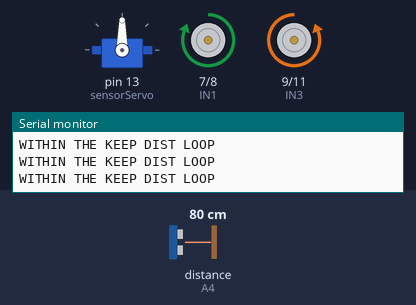
Bench run of a sketch on a simulated Arduino Uno, built with avr-gcc and run on an emulated ATmega328P. Parts: servo, motor-driver pin pairs drawn as motors (green arrow = first pin HIGH = forward, orange = second pin HIGH = backward, longer = more drive, scaled by the enable pin), the last lines printed to the serial monitor. Wiring (inferred from the names in the program): ultrasonic range finder: trigger A5; echo A4. Inputs (shaded band) come from the test bench; at power-on: distance to the obstacle (sensor on A4) 80 cm. The echo pulse lasts 58.3 µs per cm.

Above: at 1.28 s.
1.3 s: distance to the obstacle (sensor on A4) set to 117 cm
4.3 s: distance to the obstacle (sensor on A4) set to 123 cm
At 5.5 s:
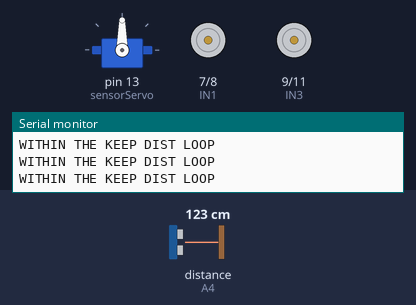
7.3 s: distance to the obstacle (sensor on A4) set to 127 cm
At 8.1 s:
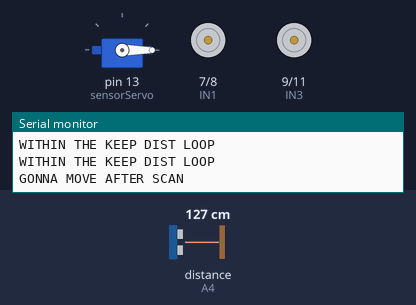
10.3 s: distance to the obstacle (sensor on A4) set to 2 cm
At 11.04 s:
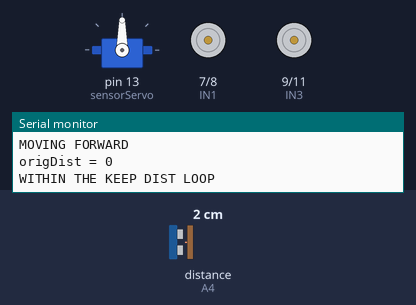
13.3 s: distance to the obstacle (sensor on A4) set to 19 cm
16.3 s: distance to the obstacle (sensor on A4) set to 22 cm
At 16.8 s:
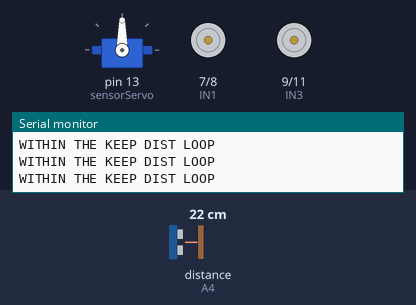
Timing chart, 0 to 19.3 s (numbered marks = the images above; inputs shaded):
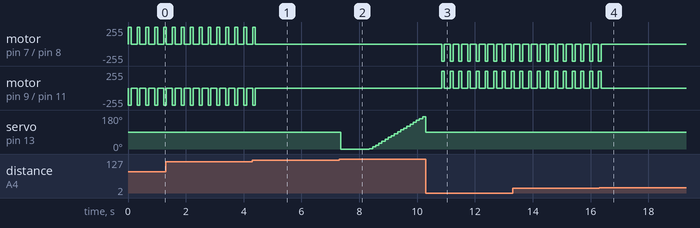

The sketch:

cosmo_companion.ino
```cpp
#include "movement.h"
#include <Wire.h>
#include <Servo.h>

#define HC_SR04_I2C_ADDR 0x57
#define LCD_I2C_ADDR 0x27
#define ENA 5
#define ENB 6
#define IN1 7
#define IN2 8
#define IN3 9
#define IN4 11
#define PWM_MAX 255
#define PWM_MIN 0
#define SERVO_MIN 0
#define SERVO_MAX 180
#define TARGET_DIST_IN 12
#define TARGET_DIST_BW_MAX 8
#define TARGET_DIST_FW_MIN 16
#define TARGET_DIST_FW_MAX 48

static const int trig = A5, echo = A4;

Servo sensorServo;
Servo farmerServo;

static int origDist = 0, newDist = 0, closestDist = 1000;
static int closestServoPos = 90;

void drawSquare(){
  stopMovement(500);
  setSpeed(PWM_MAX);

  for (int ii = 0; ii < 4; ++ii){
    moveForward(1000);
    stopMovement(500);
    turnLeft90();
    stopMovement(500);
  }
}

void farm(){
  stopMovement(500);
  setSpeed(PWM_MAX);

  moveForward(1000);
  stopMovement(500);

  farmerServo.write(0);
  delay(500);
  turnRight90();
  stopMovement(500);

  moveForward(300);
  stopMovement(500);

  farmerServo.write(180);
  delay(500);
  turnLeft90();
  stopMovement(500);

  moveBackward(1000);
  stopMovement(500);

  farmerServo.write(0);
  delay(500);
  turnRight90();
  stopMovement(500);

  moveForward(300);
  stopMovement(500);

  farmerServo.write(180);
  delay(500);
  turnLeft90();
  stopMovement(500);

  moveForward(1000);
  stopMovement(500);

  farmerServo.write(0);
  delay(500);
  turnRight90();
  stopMovement(500);

  moveForward(300);
  stopMovement(500);

  farmerServo.write(180);
  delay(500);
  turnLeft90();
  stopMovement(500);

  moveBackward(1000);
  stopMovement(500);

  farmerServo.write(90);
  delay(500);
  turnLeft90();
  stopMovement(500);

  moveForward(900);
  stopMovement(500);

  turnRight90();
  stopMovement(500);
}

// Ultrasonic distance measurement Sub function
int getDistance() {
  digitalWrite(trig, LOW);
  delayMicroseconds(2);
  digitalWrite(trig, HIGH);
  delayMicroseconds(20);
  digitalWrite(trig, LOW);
  float Fdistance = pulseIn(echo, HIGH);
  //Fdistance= Fdistance / 58;    // in centimeters
  Fdistance = Fdistance / 148;    // in inches
  return (int)Fdistance;
}

int scanClosest(){
  // scan the area and find the closest point to 12 ft
  sensorServo.write(0); // move the servo all the way right
  delay(1000);          // wait for servo to get in position
  for (int ii = 1; ii <= 180; ii+=10){
    sensorServo.write(ii);  // move the sensor over 10 degrees
    delay(100);             // wait for sesor to get in position
    newDist = getDistance();// get the new distance the sensor sees
    //Serial.print("newDist = ");
    //Serial.println(newDist);
    // set the closest distance to the new distance if its lower (ensure close dist > 12in)
    if (newDist < closestDist) {
      closestServoPos = ii;   // save the closest to target angle of the servo
      closestDist = newDist;  // save the closest distance
      /* Serial.print("closestDist = ");
      Serial.print(closestDist);
      Serial.print(", closestServoPos = ");
      Serial.println(closestServoPos); */
    }
  }
  sensorServo.write(90);
  delay(500);
  Serial.print("closestDist = ");
  Serial.print(closestDist);
  Serial.print(", closestServoPos = ");
  Serial.println(closestServoPos);
}

void keepDistance(int origDist){
  if (origDist > TARGET_DIST_FW_MIN && origDist < TARGET_DIST_FW_MAX){
    moveForward(100);
    stopMovement(200);
  } else if (origDist < TARGET_DIST_BW_MAX) {
    moveBackward(100);
    stopMovement(200);
  }
}

void follow() {
  Serial.println("WITHIN FOLLOW");
  setSpeed(PWM_MAX);
  bool scanPerformed = false;

  Serial.println("MOVING FORWARD");
  //moveForward(100);// move forward indefinitely

  origDist = getDistance();
  Serial.print("origDist = ");
  Serial.println(origDist);

  while (origDist <= TARGET_DIST_FW_MAX){
    Serial.println("WITHIN THE KEEP DIST LOOP");
    keepDistance(origDist);
    origDist = getDistance();
    if (origDist > TARGET_DIST_FW_MAX) break;
  }

  // if our middle distance is above 2*12in = 24in
  if (origDist > TARGET_DIST_FW_MAX){
    Serial.println("GONNA MOVE AFTER SCAN");
    stopMovement();
    scanClosest();
    scanPerformed = true;
  }

  // we should move because we are too far
  if (scanPerformed){
    // turn right and move
    if (closestServoPos <= 90 && closestDist <= TARGET_DIST_FW_MAX){
      Serial.println("TURNING RIGHT");
      //turnRight(300);
      turnRight(340*(closestServoPos-90)/-90);
      stopMovement(500);
      //moveForward(400);
      //stopMovement(500);
    }
    /*
    // stay in the same direction and move
    else if (89 < closestServoPos && closestServoPos < 9){
      Serial.println("MOVING FORWARD");
      moveForward(400);
    }
    */
    // turn left and move
    else if (closestDist <= TARGET_DIST_FW_MAX){
      Serial.println("TURNING LEFT");
      //turnLeft(300);
      turnLeft(340*(closestServoPos-90)/90);
      stopMovement(500);
      //moveForward(400);
      //stopMovement(500);
    }

    else {
      // play speaker
      origDist = getDistance();
      while (origDist > TARGET_DIST_FW_MAX){
        Serial.println("STUCK NEED RESCUE");
        origDist = getDistance();
      }
    }
  }
}

void setup() {
  //Wire.begin();
  Serial.begin(9600);
  sensorServo.attach(3, 700, 2400);
  sensorServo.attach(13, 700, 2400);

  // MOTOR CONTROL
  pinMode(IN1, OUTPUT);
  pinMode(IN2, OUTPUT);
  pinMode(IN3, OUTPUT);
  pinMode(IN4, OUTPUT);
  pinMode(ENA, OUTPUT);
  pinMode(ENB, OUTPUT);
  analogWrite(ENA, PWM_MAX);
  analogWrite(ENB, PWM_MAX);

  // ULTRASONIC SENSOR
  pinMode(trig, OUTPUT); // output pin
  pinMode(echo, INPUT); // input pin

  // temp
  //pinMode(12, OUTPUT);
  //pinMode(13, OUTPUT);
}

void loop() {
  //drawSquare();
  //farm();
  follow();

/* analogWrite(trig, 0);
  delayMicroseconds(2);
  analogWrite(trig, 255);
  delayMicroseconds(10);
  long duration = pulseIn(echo, HIGH);
  Serial.print(duration);
  Serial.println();

  Wire.requestFrom(HC_SR04_I2C_ADDR, 2);
  while (Wire.available()){
    char x = Wire.read();
    Serial.print(x);
  } */

  // establish variables for duration of the ping, and the distance result
  // in inches and centimeters:
  //long duration, inches, cm;

  // The PING))) is triggered by a HIGH pulse of 2 or more microseconds.
  // Give a short LOW pulse beforehand to ensure a clean HIGH pulse:

/* analogWrite(trig, 0);
  delayMicroseconds(2);
  analogWrite(trig, 255);
  delayMicroseconds(10);
  analogWrite(trig, 0);

  // The same pin is used to read the signal from the PING))): a HIGH pulse
  // whose duration is the time (in microseconds) from the sending of the ping
  // to the reception of its echo off of an object.

  duration = pulseIn(echo , HIGH);

  // convert the time into a distance
  inches = microsecondsToInches(duration);
  cm = microsecondsToCentimeters(duration);

  Serial.print("Sensor1: ");
  Serial.print(inches);
  Serial.print("in, ");
  Serial.print(cm);
  Serial.print("cm");
  Serial.println();

  delay(100); */


  // temp
  //digitalWrite(12, HIGH);
  //digitalWrite(13, HIGH);

  delay(10);
}
```

movement.cpp
```cpp
#include "movement.h"
#include "Arduino.h"

#define HC_SR04_I2C_ADDR 0x57
#define LCD_I2C_ADDR 0x27
#define ENA 5
#define ENB 6
#define IN1 7
#define IN2 8
#define IN3 9
#define IN4 11
#define PWM_MAX 255
#define PWM_MIN 0

void setSpeed(int target_speed){
  if (target_speed > 255 || target_speed < 0)
    target_speed = 127;
  analogWrite(ENA, target_speed);
  analogWrite(ENB, target_speed);
}

void stopMovement(unsigned long the_delay=0){
  analogWrite(IN1, PWM_MIN);
  analogWrite(IN2, PWM_MIN);
  analogWrite(IN3, PWM_MIN);
  analogWrite(IN4, PWM_MIN);
  if (the_delay != 0){
    delay(the_delay);
  }
}

void moveForward(unsigned long the_delay=0){
  analogWrite(IN1, 240);
  analogWrite(IN2, PWM_MIN);
  analogWrite(IN3, PWM_MIN);
  analogWrite(IN4, PWM_MAX);
  if (the_delay != 0){
    delay(the_delay);
  }
}

void moveBackward(unsigned long the_delay){
  analogWrite(IN1, PWM_MIN);
  analogWrite(IN2, PWM_MAX);
  analogWrite(IN3, PWM_MAX);
  analogWrite(IN4, PWM_MIN);
  delay(the_delay);
}

void turnLeft(unsigned long the_delay){
  analogWrite(IN1, PWM_MIN);
  analogWrite(IN2, PWM_MAX);
  analogWrite(IN3, PWM_MIN);
  analogWrite(IN4, PWM_MAX);
  delay(the_delay);
}

void turnRight(unsigned long the_delay){
  analogWrite(IN1, PWM_MAX);
  analogWrite(IN2, PWM_MIN);
  analogWrite(IN3, PWM_MAX);
  analogWrite(IN4, PWM_MIN);
  delay(the_delay);
}

void turnLeft90(){
  setSpeed(PWM_MAX);
  turnLeft(460);
}

void turnRight90(){
  setSpeed(PWM_MAX);
  turnRight(420);
}
```

movement.h
```cpp
void setSpeed(int target_speed);

void stopMovement(unsigned long the_delay=0);

void moveForward(unsigned long the_delay=0);

void moveBackward(unsigned long the_delay);

void turnLeft(unsigned long the_delay);

void turnRight(unsigned long the_delay);

void turnLeft90();

void turnRight90();
```

Measured:
- the behaviour switches between 122 and 123 cm on distance to the obstacle (sensor on A4) (found by bisection; images 0 and 1)
- the behaviour switches between 124 and 125 cm on distance to the obstacle (sensor on A4) (found by bisection; images 1 and 2)
- the behaviour switches between 20 and 21 cm on distance to the obstacle (sensor on A4) (found by bisection; images 3 and 4)
- after the input at 4.3 s, motor on pin 7 (IN1) / pin 8 (IN2), motor on pin 9 (IN3) / pin 11 (IN4): goes on until 4.4 s, then stays stopped
- after the input at 7.3 s, servo on pin 13 (sensorServo): 90° → 0° after 0.05 s, → 1° 1.0 s later, → 11° 0.11 s later, → 21° 0.11 s later, … (20 changes in this stretch)
- after the input at 10.3 s, motor on pin 7 (IN1) / pin 8 (IN2): alternates backward 255/255 for 0.10 s and stopped for 0.20 s, starting after 0.54 s; motor on pin 9 (IN3) / pin 11 (IN4): alternates forward 255/255 for 0.10 s and stopped for 0.20 s, starting after 0.54 s
- after the input at 16.3 s, motor on pin 7 (IN1) / pin 8 (IN2), motor on pin 9 (IN3) / pin 11 (IN4): goes on until 16.4 s, then stays stopped
- by itself, motor on pin 7 (IN1) / pin 8 (IN2): alternates forward 255/255 for 0.10 s and stopped for 0.21 s
